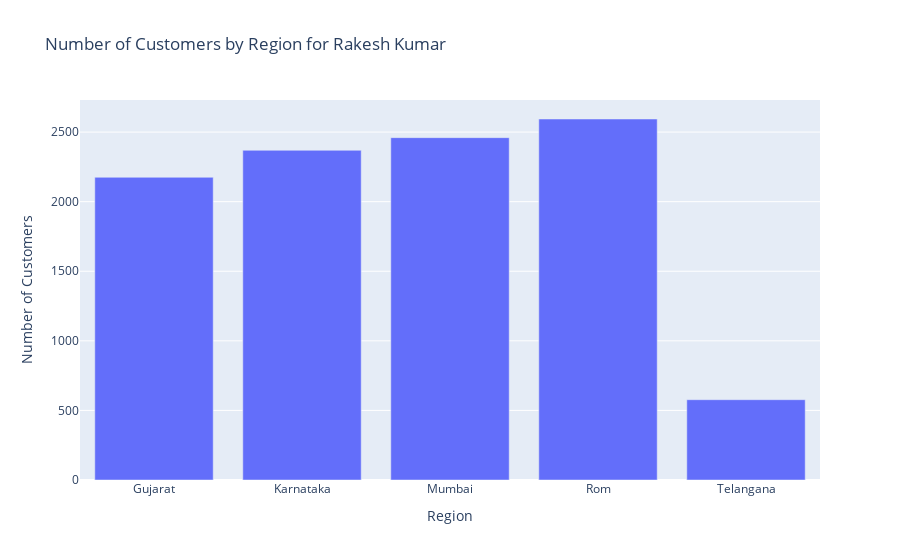

Here is the notebook cell this chart was saved with:
### Code cell
# Filter DataFrame for customers managed by Rakesh Kumar
df_rakesh_kumar = df[df['sales_manager'] == 'Rakesh Kumar']

# Group by region and count number of customers
customer_by_region = df_rakesh_kumar.groupby('region')['customer'].count().reset_index()

# Create bar chart using Plotly Express
fig = px.bar(customer_by_region, x='region', y='customer',
             labels={'customer': 'Number of Customers', 'region': 'Region'},
             title='Number of Customers by Region for Rakesh Kumar')
fig.show()

### Figure 1 — Plotly figure (JSON) as saved in the notebook; plotly's stock layout.template omitted (floating-point values rounded to 4 significant figures)
{"data": [{"alignmentgroup": "True", "hovertemplate": "Region=%{x}<br>Number of Customers=%{y}<extra></extra>", "legendgroup": "", "marker": {"color": "#636efa", "pattern": {"shape": ""}}, "name": "", "offsetgroup": "", "orientation": "v", "showlegend": false, "textposition": "auto", "type": "bar", "x": ["Gujarat", "Karnataka", "Mumbai", "Rom", "Telangana"], "xaxis": "x", "y": [2175, 2369, 2460, 2594, 577], "yaxis": "y"}], "layout": {"barmode": "relative", "legend": {"tracegroupgap": 0}, "title": {"text": "Number of Customers by Region for Rakesh Kumar"}, "xaxis": {"anchor": "y", "domain": [0, 1], "title": {"text": "Region"}}, "yaxis": {"anchor": "x", "domain": [0, 1], "title": {"text": "Number of Customers"}}}}
